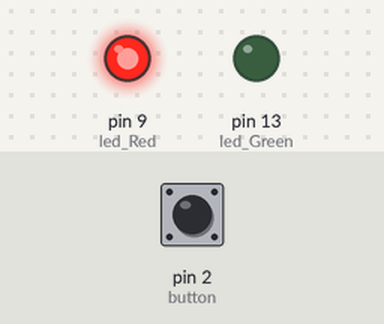
Bench run of a sketch on a simulated Arduino Uno, built with avr-gcc and run on an emulated ATmega328P. On the bench: output pins drawn as LEDs (lit = HIGH). Inputs (shaded band) come from the test bench; at power-on: pin 2 (button) LOW.

Above: at 1.2 s.
1.3 s: pin 2 (button) pulled HIGH for 0.15 s
At 1.7 s:
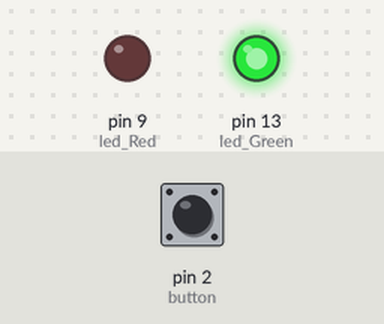
Timing chart, 0 to 52.5 s (numbered marks = the images above; inputs shaded):
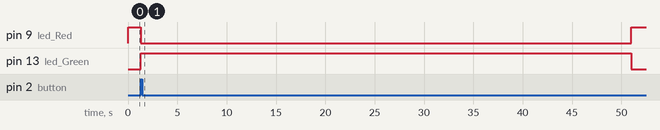

The sketch:

isr.ino
```cpp
  int led_Red = 9;
  int led_Green =13;
  int button = 2;
  volatile bool button_Pressed = false;

  const int state_Red = 0;
  const int state_Green = 1;
  int current_State = 0;

void setup() {
  pinMode(led_Red,OUTPUT);
  pinMode(led_Green, OUTPUT);
  pinMode(button, INPUT);
  attachInterrupt(digitalPinToInterrupt(button), iSR_button_Pressed, RISING);


}

void loop() {
  switch(current_State){
    case state_Red:
      digitalWrite(led_Red,HIGH);
      delay(50000);
      current_State = 1;
      digitalWrite(led_Red,LOW);
      break;
    case state_Green:
      digitalWrite(led_Green, HIGH);
      delay(1000);
      current_State = 0;
      digitalWrite(led_Green, LOW);
      break;
    }

}
void iSR_button_Pressed(){
  digitalWrite(led_Red,LOW);
  digitalWrite(led_Green, HIGH );
  delayMicroseconds(3000000);
  current_State = 0;
  //digitalWrite(led_Green, LOW );

  }
```
